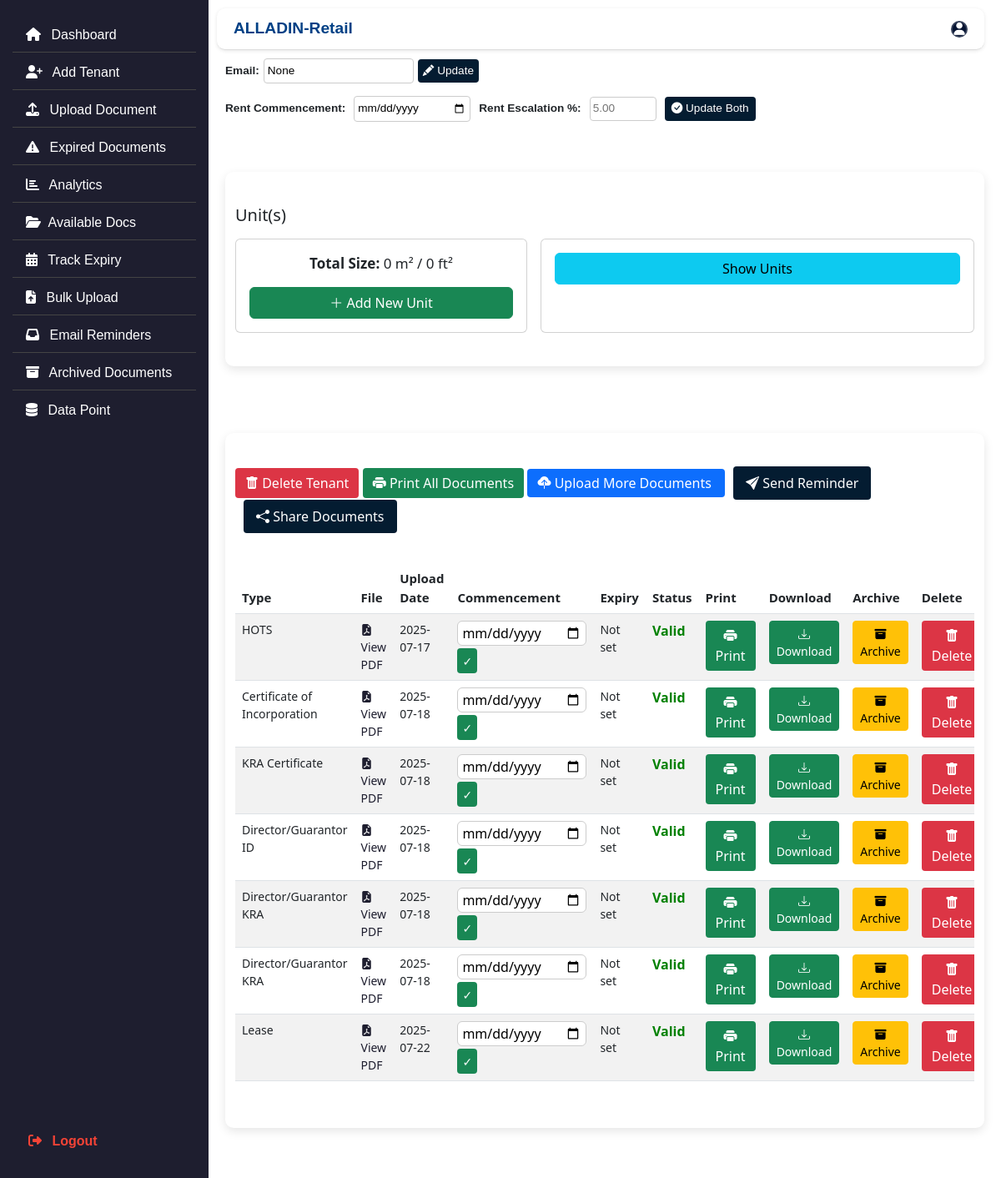
Screenshot of /tenant/5/ (signed in) with the database file from the repository.
### files/models.py (models this page shows, shortened)
class Tenant(models.Model):
    name = models.CharField(max_length=255)
    email = models.EmailField(null=True, blank=True)
    tenant_type = models.CharField(max_length=10, null=True, blank=True)
    tenant_type_fk = models.ForeignKey(
        TenantType,
        on_delete=models.SET_NULL,
        null=True,
        blank=True
    )
    commencement_date = models.DateField(
        null=True,
        blank=True,
        help_text="Rent commencement date"
    )
    escalation_rate = models.DecimalField(
        max_digits=5,
        decimal_places=2,
        null=True,
        blank=True,
        help_text="Escalation rate in % (e.g., 5.00 for 5%)"
    )
    created_at = models.DateTimeField(auto_now_add=True)
    history = HistoricalRecords()
    @property
    def total_size_sqm(self):
        return sum((unit.size_sqm or Decimal('0.00')) for unit in self.units.all())
    @property
    def total_size_sqft(self):
        return sum((unit.size_sqft or Decimal('0.00')) for unit in self.units.all())

class TenantType(models.Model):
    code = models.CharField(max_length=20, unique=True)  # e.g., 'office'
    label = models.CharField(max_length=100)
    history = HistoricalRecords()
    def __str__(self):
        return self.label

class Document(models.Model):
    tenant = models.ForeignKey(
        'Tenant',
        on_delete=models.CASCADE,
        related_name='documents'
    )
    doc_type_fk = models.ForeignKey(
        'DocumentType',
        on_delete=models.SET_NULL,
        null=True,
        blank=True
    )
    file = models.FileField(upload_to='documents/')
    upload_date = models.DateField(auto_now_add=True)
    commencement_date = models.DateField(null=True, blank=True, default=None)
    expiry_date = models.DateField(null=True, blank=True)
    history = HistoricalRecords()
    @property
    def is_expired(self):
        if self.expiry_date:
            return self.expiry_date < timezone.now().date()
        return False

class DocumentType(models.Model):
    code = models.CharField(max_length=20, unique=True)  # e.g., 'kra'
    label = models.CharField(max_length=100)
    history = HistoricalRecords()

### files/views.py (the view)
# urls.py: path('tenant/<int:tenant_id>/', views.tenant_detail, name='tenant_detail'),
@login_required(login_url='login')
def tenant_detail(request, tenant_id):
    tenant = get_object_or_404(Tenant, pk=tenant_id)
    documents = Document.objects.filter(tenant=tenant)
    document_display_list = []
    for doc in documents:
        original_file_path = os.path.join(settings.MEDIA_ROOT, doc.file.name)
        original_file_url = doc.file.url
        base, ext = os.path.splitext(original_file_path)
        ext = ext.lower()
        pdf_path = base + '.pdf'
        pdf_url = os.path.splitext(original_file_url)[0] + '.pdf'
        if os.path.exists(pdf_path):
            display_path = pdf_url
            file_type = 'pdf'
        else:
            display_path = original_file_url
            file_type = ext.lstrip('.')  # e.g., 'docx'
        if ext in ['.doc', '.docx']:
            original_doc_info = {
                'original_file_path': original_file_url,
                'original_file_type': ext.lstrip('.')
            }
        else:
            original_doc_info = None
        document_display_list.append({
            'document': doc,
            'display_path': display_path,
            'file_type': file_type,
            'original_doc': original_doc_info
        })
    all_doc_types = DocumentType.objects.all()
    return render(request, 'files/tenant_detail.html', {
        'tenant': tenant,
        'documents': document_display_list,
        'all_doc_types': all_doc_types
    })

### files/templates/files/tenant_detail.html (shortened to what this page needs)
{% extends "base.html" %}
{% load static %}
{% block page_title %}{{ tenant.name }} <span>-{{ tenant.tenant_type_fk }}</span>{% endblock %}
{% block extra_css %}
<link rel="stylesheet" href="{% static 'css/tenant_detail1.css' %}">
<link rel="stylesheet" href="https://cdn.jsdelivr.net/npm/bootstrap-icons@1.10.5/font/bootstrap-icons.css">
{% endblock %}
{% block content %}
<div class="tenant-update-row" style="display: flex; align-items: center; gap: 15px; flex-wrap: wrap; margin-bottom: 20px; font-size: 0.85rem;">
    <form method="POST" action="{% url 'update_tenant_email' tenant.id %}"
          style="display: flex; align-items: center; gap: 5px; font-size: 0.85rem;">
        <label for="email" style="font-weight: bold; font-size: 0.85rem;">Email:</label>
        <input type="email" name="email" id="email" value="{{ tenant.email }}"
               style="padding: 4px; border: 1px solid #ccc; border-radius: 4px; width: 180px; font-size: 0.85rem;"
               placeholder="Enter tenant email" />
{% if perms.files.change_tenant %}
<button type="submit" style="padding: 4px 6px; background-color: #041c31; color: white; border: none; border-radius: 4px; cursor: pointer; font-size: 0.85rem;">
    <i class="bi bi-pencil-fill"></i> Update
</button>
{% endif %}
    </form>
    <form method="POST" action="{% url 'update_tenant_date_rate' tenant.id %}"
          style="display: flex; align-items: center; gap: 10px; font-size: 0.85rem;">
        <label for="commencement_date" style="font-weight: bold; font-size: 0.85rem;">Rent Commencement:</label>
        <input type="date" name="commencement_date" id="commencement_date"
               value="{{ tenant.commencement_date|date:'Y-m-d' }}"
               style="padding: 4px; border: 1px solid #ccc; border-radius: 4px; width: 140px; font-size: 0.85rem;" />
        <label for="escalation_rate" style="font-weight: bold; font-size: 0.85rem;">Rent Escalation %:</label>
        <input type="number" name="escalation_rate" id="escalation_rate"
               value="{{ tenant.escalation_rate }}" step="0.01" min="0"
               style="padding: 3px; border: 1px solid #ccc; border-radius: 4px; width: 80px; font-size: 0.85rem;"
               placeholder="5.00" />
         {% if perms.files.change_tenant %}<button type="submit" style="padding: 4px 8px; background-color: #041c31; color: white; border: none; border-radius: 4px; cursor: pointer; font-size: 0.85rem;">
           <i class="bi bi-check-circle-fill"></i> Update Both
        </button>{% endif %}
    </form>
</div>
<div class="container">
    <h5 class="mb-3" >Unit(s)</h5>
    <div class="d-flex flex-wrap gap-3">
        <div class="card flex-fill" style="min-width: 250px; max-width: 350px;">
            <div class="card-body text-center">
                <p class="mb-3"><strong>Total Size:</strong> {{ tenant.total_size_sqm }} m² / {{ tenant.total_size_sqft }} ft²</p>
                {% if perms.files.add_unit %}
                <button type="button" class="btn btn-success w-100" data-bs-toggle="modal" data-bs-target="#addUnitModal">
                    <i class="bi bi-plus-lg"></i> Add New Unit
                </button>
                {% endif %}
            </div>
        </div>
        <div class="card flex-fill" style="min-width: 350px; max-width: 700px;">
            <div class="card-body">
                <button id="toggleUnitsBtn" class="btn btn-info w-100 mb-3" type="button">Show Units</button>
            </div>
        </div>
    </div>
</div>
<div class="container">
    <div class="actions" style="margin-bottom: 15px;">
        {% if perms.files.delete_tenant %}
        <form method="POST" action="{% url 'delete_tenant' tenant.id %}"
              onsubmit="return confirm('Are you sure you want to delete this tenant? All associated documents will also be deleted.')"
              style="display:inline;">
            <button type="submit" class="delete-button">
                <i class="bi bi-trash-fill"></i> Delete Tenant
            </button>
        </form>
        {% endif %}
       {% if perms.files.view_document %}
<button onclick="printAllDocuments()" class="print-button">
    <i class="bi bi-printer-fill"></i> Print All Documents
</button>
{% endif %}
        {% if perms.files.add_document %}
        <a href="{% url 'upload_documents_by_type' %}?tenant_id={{ tenant.id }}" class="upload-button">
            <i class="bi bi-cloud-upload-fill"></i> Upload More Documents
        </a>
        {% endif %}
       {% if perms.files.add_emailreminderlog %}
<button type="button" class="email-button" data-bs-toggle="modal" data-bs-target="#reminderModal">
    <i class="bi bi-send-fill"></i> Send Reminder
</button>
{% endif %}
       {% if perms.files.add_emailreminderlog  %}
<button type="button" class="email-button" data-bs-toggle="modal" data-bs-target="#shareModal">
    <i class="bi bi-share-fill"></i> Share Documents
</button>
{% endif %}
    </div>
<div class="table-responsive">
    <table class="table table-striped">
        <thead>
            <tr>
                <th>Type</th>
                <th>File</th>
                <th>Upload Date</th>
                <th>Commencement</th>
                <th>Expiry</th>
                <th>Status</th>
               {% if perms.files.view_document %}<th>Print</th>{% endif %}
                  {% if perms.files.view_document %}<th>Download</th>{% endif %}
                  {% if perms.files.add_archiveddocument %}<th>Archive</th>
                {% endif %}
                {% if perms.files.delete_document %}<th>Delete</th>{% endif %}
            </tr>
        </thead>
<tbody>
    {% for item in documents %}
    <tr id="doc-row-{{ item.document.id }}">
        <td>{{ item.document.doc_type_fk.label|default:"Unknown" }}</td>
        <td>
            {% if item.file_type == "pdf" or item.file_type in "jpg jpeg png" %}
                <a href="{{ item.display_path }}" target="_blank" rel="noopener" class="doc-link">
                    {% if item.file_type == "pdf" %}
                        <i class="bi bi-file-earmark-pdf-fill"></i> View PDF
                    {% else %}
                        <i class="bi bi-image-fill"></i> View Image
                    {% endif %}
                </a>
            {% elif item.file_type in "doc docx" %}
                <a href="{{ item.display_path }}" download class="doc-link">
                    <i class="bi bi-file-earmark-word-fill"></i> Download Word Document
                </a>
            {% else %}
                <a href="{{ item.display_path }}" download class="doc-link">
                    <i class="bi bi-paperclip"></i> Download {{ item.file_type|upper }}
                </a>
            {% endif %}
        </td>
        <td>{{ item.document.upload_date|date:"Y-m-d" }}</td>
        <td>
            <form method="POST" class="inline-form" id="doc-form-{{ item.document.id }}" style="display:flex; align-items:center; gap:3px;">
                <input type="date" name="commencement_date" value="{{ item.document.commencement_date|date:'Y-m-d' }}"
                       class="commencement-input" data-doc-id="{{ item.document.id }}" style="flex:1; height:30px; padding:2px 5px;">
               {% if perms.files.change_document %}
               <button type="button" class="confirm-btn" data-doc-id="{{ item.document.id }}"
                       style="background-color:#198754; color:white; border:none; border-radius:4px; padding:2px 6px; cursor:pointer; height:30px; display:flex; align-items:center; gap:5px;">
                    {% if perms.files.change_document %}<span class="btn-text">✓</span>{% endif %}
                </button>
               {% endif %}
            </form>
        </td>
        <td id="expiry-{{ item.document.id }}">
          {% if item.document.expiry_date %}
            {{ item.document.expiry_date|date:"d/m/Y" }}
          {% else %}
            Not set
          {% endif %}
        </td>
        <td>
            {% if item.document.is_expired %}
                <span class="status-expired">Expired</span>
            {% else %}
                <span class="status-valid">Valid</span>
            {% endif %}
        </td>
        {% if perms.files.view_document %}
        <td>
            <button onclick="printSingleDocument({{ item.document.id }})" class="print-button1">
                <i class="bi bi-printer-fill"></i> Print
            </button>
        </td>
        {% endif %}
        {% if perms.files.view_document %}
        <td>
            <a href="{% url 'download_document' item.document.id %}" class="btn btn-sm btn-success">
                <i class="bi bi-download"></i> Download
            </a>
        </td>
        {% endif %}
      {% if perms.files.add_archiveddocument %}
<td>
    <form method="POST" action="{% url 'archive_document' item.document.id %}"
          onsubmit="return confirm('Are you sure you want to archive this document?')">
        <button type="submit" class="btn btn-sm btn-warning">
            <i class="bi bi-archive-fill"></i> Archive
        </button>
    </form>
</td>
{% endif %}
        {% if perms.files.delete_document %}
        <td>
            <form method="POST" action="{% url 'delete_document' item.document.id %}" onsubmit="return confirm('Delete this document?')">
                <button type="submit" class="delete-button">
                    <i class="bi bi-trash-fill"></i> Delete
                </button>
            </form>
        </td>
        {% endif %}
    </tr>
    {% empty %}
    <tr><td colspan="9" class="no-docs">No documents found.</td></tr>
    {% endfor %}
</tbody>
    </table>
</div>
</div>
{% endblock %}

### files/static/css/tenant_detail1.css (style rules this page uses)
.container { max-width: 1300px; margin: 40px auto; padding: 40px; background: #ffffff; border-radius: 10px; box-shadow: 0 4px 12px rgba(0, 0, 0, 0.1); font-family: 'Segoe UI', Tahoma, Geneva, Verdana, sans-serif; font-size: 17px; box-sizing: border-box; }
button, .update-button, .print-button, .delete-button, .upload-button, .email-button, .print-button1 { border: none; border-radius: 6px; padding: 12px 20px; font-size: 16px; cursor: pointer; transition: all 0.2s ease; box-sizing: border-box; }
.delete-button { background-color: #dc3545; color: white; }
.print-button { background-color: #1e1e2f; color: white; }
.print-button1 { background-color: transparent; border: 1px solid #1e1e2f; color: white; padding: 6px 12px; cursor: pointer; color: #1e1e2f; }
.upload-button { color: #fafafc; background-color: rgb(22, 139, 185); text-decoration: none; }
.email-button { background-color: rgb(26, 30, 231); color: rgb(255, 255, 255); margin-left: 10px; }
.inline-form { display: flex; align-items: center; flex-wrap: wrap; gap: 10px; }
input[type="date"] { padding: 10px 12px; border-radius: 6px; border: 1px solid #ccc; font-size: 16px; }
.status-valid, .status-expired { font-weight: bold; font-size: 16px; }
.status-valid { color: green; }
.table-responsive { width: 100%; overflow-x: auto; -webkit-overflow-scrolling: touch; }
table { width: 100%; border-collapse: collapse; margin-top: 20px; font-size: 14px; box-sizing: border-box; }
th, td { padding: 10px 8px; text-align: left; border-bottom: 1px solid #ddd; }
th { font-size: 15px; }
.doc-link { color: #1e1e2f; text-decoration: none; font-weight: 500; }

### files/static/css/dashboard.css (style rules this page uses)
body { margin: 0; padding: 0; background-color: #ffffff; font-family: Arial, sans-serif; }

### files/templates/files/tenant_detail.html (style rules this page uses)
.email-button { background-color: #041c31; color: white; border: none; padding: 8px 15px; border-radius: 4px; cursor: pointer; }
.delete-button { background-color: #dc3545; color: white; padding: 6px 12px; border: none; border-radius: 4px; }
.print-button, .print-button1 { background-color: #198754; color: white; padding: 6px 12px; border: none; border-radius: 4px; }
.upload-button { background-color: #0d6efd; color: white; padding: 6px 12px; border-radius: 4px; text-decoration: none; }

### files/templates/base.html (style rules this page uses)
body { margin: 0; padding: 0; background-color: #ffffff; display: flex; font-family: Arial, sans-serif; height: 100vh; overflow: hidden; }

### rows the page displays
Tenant: name "ALLADIN", tenant_type_fk "Retail", email "None", total_size_sqm "0", total_size_sqft "0"
Document: document.doc_type_fk.label "HOTS", document.upload_date "2025-07-17", shows "Not set", shows "Valid"
Document: document.doc_type_fk.label "Certificate of Incorporation", document.upload_date "2025-07-18", shows "Not set", shows "Valid"
Document: document.doc_type_fk.label "KRA Certificate", document.upload_date "2025-07-18", shows "Not set", shows "Valid"
Document: document.doc_type_fk.label "Director/Guarantor ID", document.upload_date "2025-07-18", shows "Not set", shows "Valid"
Document: document.doc_type_fk.label "Director/Guarantor KRA", document.upload_date "2025-07-18", shows "Not set", shows "Valid"
Document: document.doc_type_fk.label "Director/Guarantor KRA", document.upload_date "2025-07-18", shows "Not set", shows "Valid"
Document: document.doc_type_fk.label "Lease", document.upload_date "2025-07-22", shows "Not set", shows "Valid"
